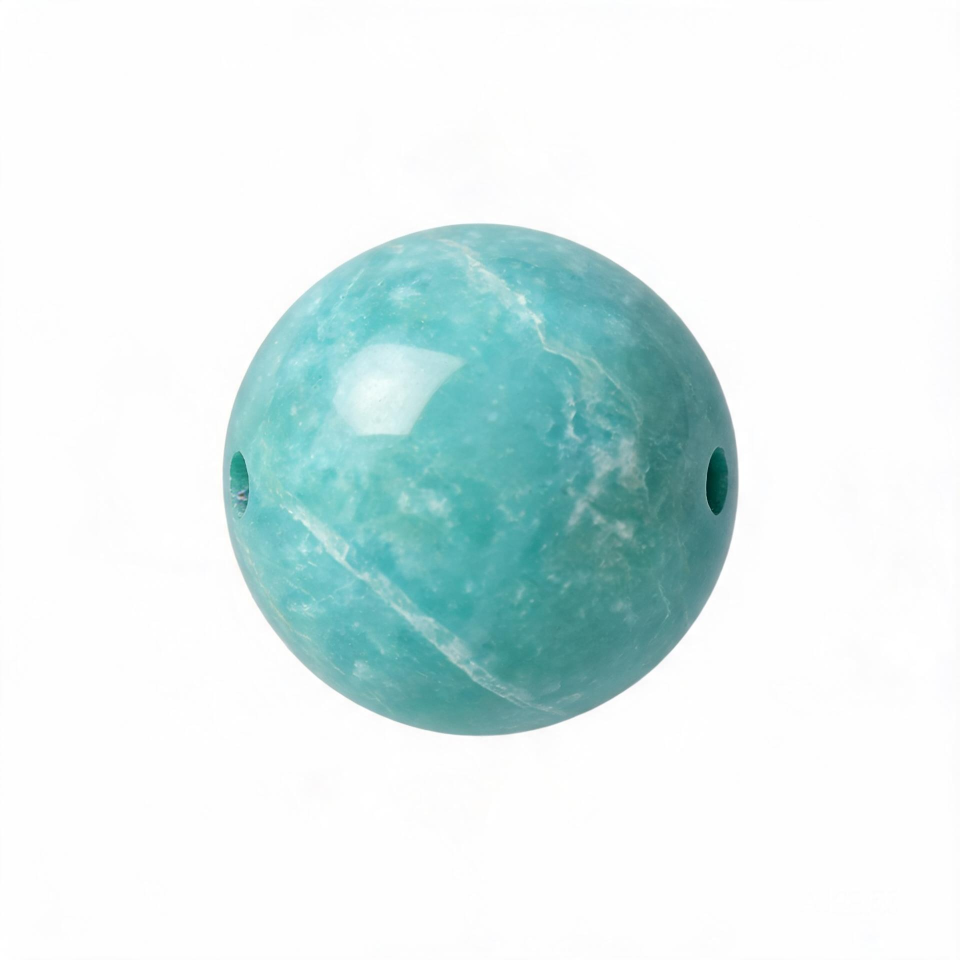
#> input picture scripts/ui-qa/bead-raw/amazonite.jpg, 1920 x 1920 px (shown at 1/2 size)
$ python bead_postprocess.py bead-raw/amazonite.jpg bead-raw/black-onyx.jpg
#> lines starting #> are read from the running program, lines starting #| are printed output that depends on the picture
"""Convert source bead photos into centered 512x512 RGBA webp assets.

Flood-fills white studio backgrounds from the four corners so interior
highlights stay opaque, then crops to the alpha bounds and rescales the
longest side to the target frame fill without distorting aspect ratio.
"""

from __future__ import annotations

import argparse
import sys
from pathlib import Path

from PIL import Image

FRAME = 512
DEFAULT_TARGET_FILL = 0.85
FILL_MIN = 0.84
FILL_MAX = 0.86


def _flood_fill_white(image: Image.Image) -> Image.Image:
    width, height = image.size
    pixels = image.load()
    visited = bytearray(width * height)
    stack: list[tuple[int, int]] = []
    for x in range(width):
        stack.append((x, 0))
        stack.append((x, height - 1))
    for y in range(height):
        stack.append((0, y))
        stack.append((width - 1, y))
    threshold = 242

    def is_white(x: int, y: int) -> bool:
        r, g, b, _ = pixels[x, y]
        return r >= threshold and g >= threshold and b >= threshold

    while stack:
        x, y = stack.pop()
        if x < 0 or y < 0 or x >= width or y >= height:
            continue
        index = y * width + x
        if visited[index]:
            continue
        visited[index] = 1
        if not is_white(x, y):
            continue
        r, g, b, _ = pixels[x, y]
        pixels[x, y] = (r, g, b, 0)
        stack.extend([(x - 1, y), (x + 1, y), (x, y - 1), (x, y + 1)])

    for y in range(height):
        for x in range(width):
            index = y * width + x
            if not visited[index]:
                continue
            r, g, b, a = pixels[x, y]
            if a == 0:
                continue
            near_transparent = any(
                0 <= nx < width and 0 <= ny < height and pixels[nx, ny][3] == 0
                for nx, ny in ((x - 1, y), (x + 1, y), (x, y - 1), (x, y + 1))
            )
            if near_transparent:
                pixels[x, y] = (r, g, b, 140)
    return image


def _prepare_source(source: Path) -> Image.Image:
    image = Image.open(source).convert("RGBA")
    # JPEG / opaque studio photos need white-background removal.
    if source.suffix.lower() in {".jpg", ".jpeg"}:
        if max(image.size) > FRAME:
            scale = FRAME / max(image.size)
            image = image.resize(
                (max(1, round(image.width * scale)), max(1, round(image.height * scale))),
                Image.LANCZOS,
            )
        image = _flood_fill_white(image)
    return image


def process(source: Path, target: Path, target_fill: float = DEFAULT_TARGET_FILL) -> None:
    if not FILL_MIN <= target_fill <= FILL_MAX:
        raise SystemExit(f"--target-fill must be between {FILL_MIN} and {FILL_MAX}, got {target_fill}")
    if source.resolve() == target.resolve():
        raise SystemExit("source and target must differ")

    image = _prepare_source(source)
    alpha = image.getchannel("A")
    bbox = alpha.getbbox()
    if not bbox:
        raise SystemExit(f"source has empty alpha bounds: {source}")

    content = image.crop(bbox)
    longest = max(content.size)
    target_longest = round(FRAME * target_fill)
    if longest != target_longest:
        scale = target_longest / longest
        new_size = (
            max(1, round(content.width * scale)),
            max(1, round(content.height * scale)),
        )
        content = content.resize(new_size, Image.LANCZOS)

    canvas = Image.new("RGBA", (FRAME, FRAME), (0, 0, 0, 0))
    paste_x = (FRAME - content.width) // 2
    paste_y = (FRAME - content.height) // 2
    canvas.paste(content, (paste_x, paste_y), content)

    target.parent.mkdir(parents=True, exist_ok=True)
    canvas.save(target, "WEBP", quality=92, method=6)
    print(f"wrote {target} fill={target_fill} longest={max(content.size)}")


def main(argv: list[str] | None = None) -> int:
    parser = argparse.ArgumentParser(description="Normalize one bead photo into a 512x512 RGBA webp.")
    parser.add_argument("source", type=Path)
    parser.add_argument("target", type=Path)
    parser.add_argument("--target-fill", type=float, default=DEFAULT_TARGET_FILL)
    args = parser.parse_args(argv)
    process(args.source, args.target, args.target_fill)
#> in _prepare_source, `image = image.resize( (max(1, round(image.width * scale)), max(1, roun..`:
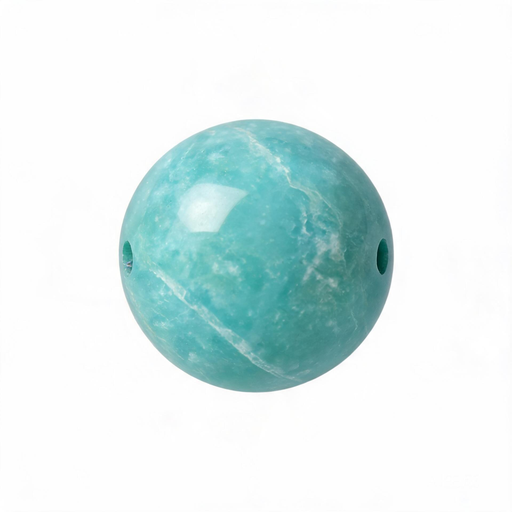
#> image: PIL image 512x512 RGBA; mean R, G, B, A 221.4, 236.8, 236.7, 255
#> the loop in _flood_fill_white, `while stack:` made 813472 passes
#> after the loop in _flood_fill_white, `while stack:`: stack = []
#> in process, `alpha = image.getchannel("A")`:
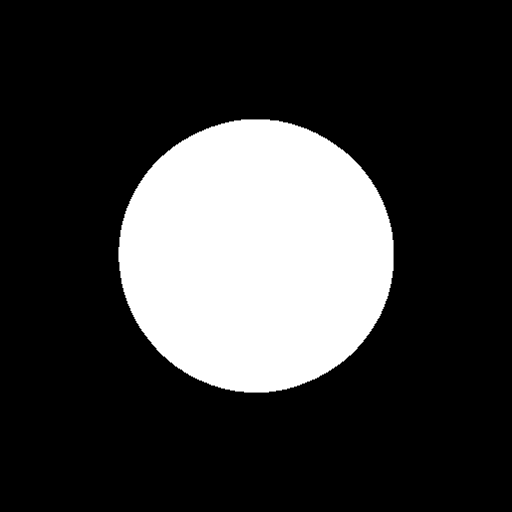
#> alpha: PIL image 512x512 L; min 0, max 255, mean 57.3
#> in process, `bbox = alpha.getbbox()`: bbox = (118, 119, 394, 393)
#> in process, `content = image.crop(bbox)`:
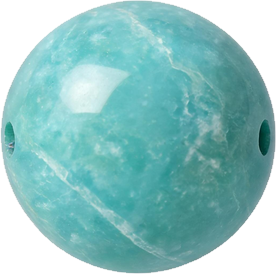
#> content: PIL image 276x274 RGBA; mean R, G, B, A 141.5, 194.8, 194.3, 198.7; transparent parts drawn white
#> in process, `canvas = Image.new("RGBA", (FRAME, FRAME), (0, 0, 0, 0))`: canvas: PIL image 512x512 RGBA; every value is 0
#> in process, `canvas.paste(content, (paste_x, paste_y), content)`:
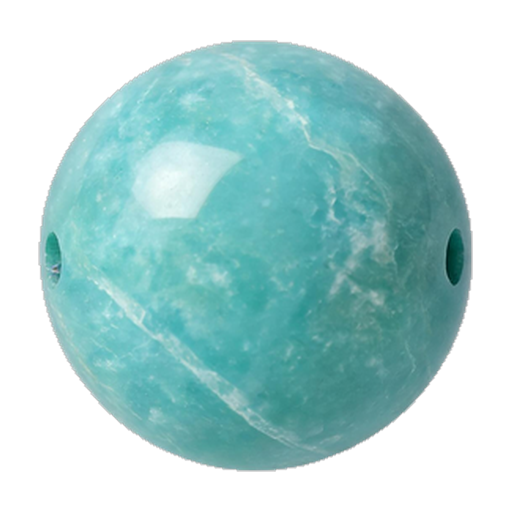
#> canvas: PIL image 512x512 RGBA; mean R, G, B, A 61.5, 99.7, 99.4, 141.9; transparent parts drawn white
#| wrote bead-raw/black-onyx.jpg fill=0.85 longest=435
    return 0


if __name__ == "__main__":
    sys.exit(main())
#> (the program exits here)
